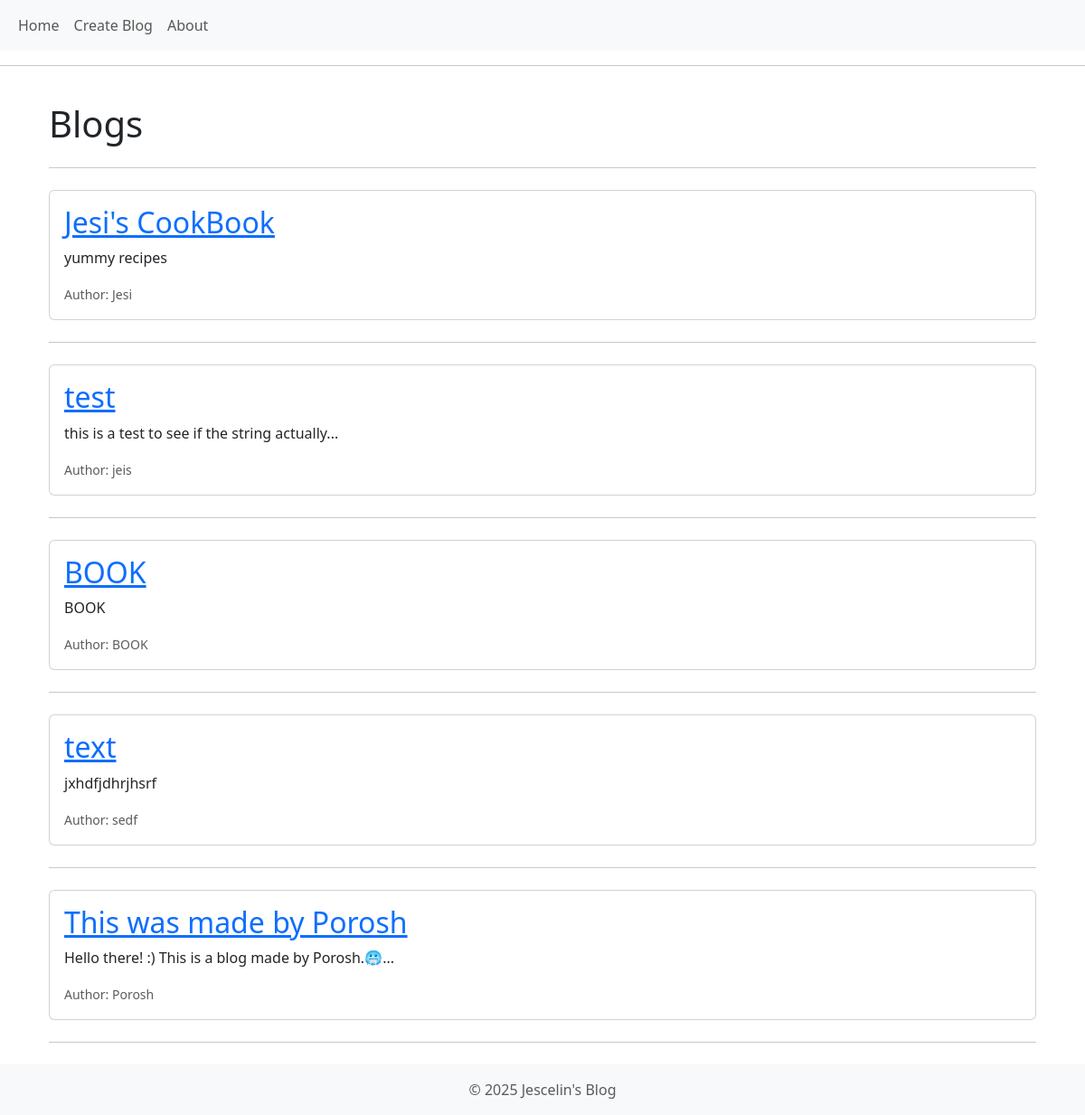
The page / on the database its author committed.
### tables this page shows
CREATE TABLE Blog (
                blog_id INTEGER PRIMARY KEY AUTOINCREMENT,
                title TEXT,
                content TEXT,
                author TEXT
            );

### app.py (the view)
@app.route('/', methods = ['GET'])
def index():
    blog_dao = BlogDAO()    # Creating an instance of BlogDAO
    blogs = blog_dao.get_all_blogs()    # Fetch all blogs from the database
    return render_template('index.html', blogs=blogs)     # Render the homepage with the blogs

### BlogDAO.py (called while the page is built)
    def __del__(self):
        self.connection.close()     # Closes the database connection

    def get_all_blogs(self):
        blogs = []      # Empty list to hold all the blogs
        rows = self.cursor.execute("SELECT * FROM Blog").fetchall()    # Fetches all the rows from the Blog table
        for row in rows:
            blogs.append(Blog(row[0], row[1], row[2], row[3]))  # Loops through each row and converts it to a Blog object
        return blogs    # Returns the list of blogs

### templates/index.html
{% extends 'base.html' %}
{% block content %}
    <div class="container">
        <h1 class="mt-4 mb-3">{% block title %} Blogs {% endblock %}</h1>
        <hr class="my-4">
        {% for blog in blogs %}
            <div class="card mb-4">
                    <div class="card-body">
                        <a href="./view_details/{{ blog.blog_id }}"><h2 class="card-title">{{ blog.title }}</h2></a>
                        <p class="card-text">{{ (" ".join(blog.content.split(" ")[:10]) + "...") if blog.content.split(" ")|length > 15 else blog.content}}</p>
                        <p class="card-text">
                            <small class="text-muted">Author: {{ blog.author }}</small>
                        </p>
                    </div>
            </div>
            <hr class="my-4">
        {% endfor %}
    </div>
{% endblock %}

### templates/base.html (shortened to what this page needs)
<!DOCTYPE html>
<html lang="en">
    <head>
        <link href="https://cdn.jsdelivr.net/npm/bootstrap@5.3.3/dist/css/bootstrap.min.css" rel="stylesheet">
    </head>
    <body>
        <nav class="navbar navbar-expand-sm bg-light">
            <div class="container-fluid">
                <ul class="navbar-nav">
                    <li class="nav-item"><a class="nav-link" href="{{ url_for('index') }}">Home</a></li>
                    <li class="nav-item"><a class="nav-link" href="{{ url_for('create_blog') }}">Create Blog</a> </li>
                    <li class="nav-item"><a class="nav-link" href="{{ url_for('about') }}">About</a></li>
                </ul>
            </div>
        </nav>
        <hr>
        <div class="container mt=5">
            {% block content %} {% endblock %}
        </div>
        <footer class="footer mt-auto py-3 bg-light">
            <div class="container text-center">
                <span class="text-muted">&copy; 2025 Jescelin's Blog</span>
            </div>
        </footer>
    </body>
</html>

### templates/base.html (style rules this page uses)
body { display: flex; flex-direction: column; min-height: 100vh; }

### rows shown on the page
Blog: title "Jesi's CookBook", content "yummy recipes", author "Jesi"
Blog: title "test", content "this is a test to see if the string actually...", author "jeis"
Blog: title "BOOK", content "BOOK", author "BOOK"
Blog: title "text", content "jxhdfjdhrjhsrf", author "sedf"
Blog: title "This was made by Porosh", content "Hello there! :) This is a blog made by Porosh.🥶...", author "Porosh"
